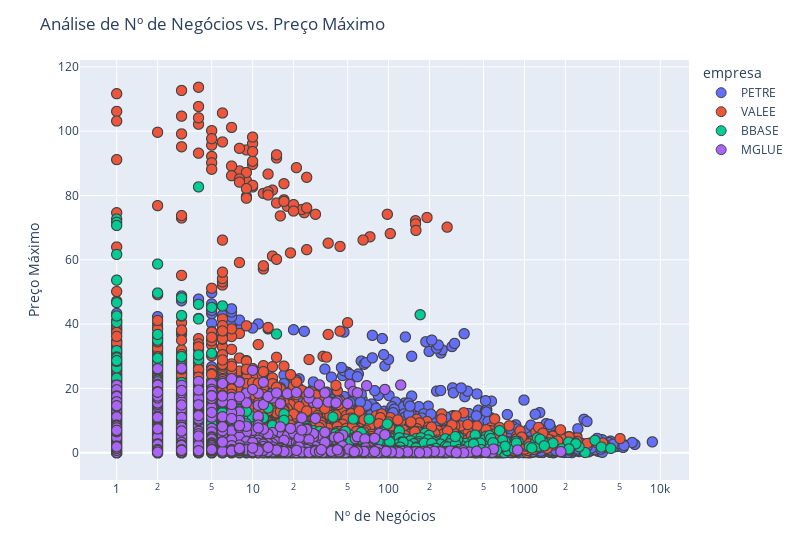

This figure's notebook cell:
### Code cell
fig = px.scatter(empresas, x = 'numero_negocios', y = 'preco_maximo', color = 'empresa', hover_name = "empresa", log_x = True, width = 800)
fig.update_traces(marker=dict(size = 10,line = dict(width = 1)),selector=dict(mode = 'markers'))
fig.update_layout(title = 'Análise de Nº de Negócios vs. Preço Máximo')
fig.update_xaxes(title = 'Nº de Negócios')
fig.update_yaxes(title = 'Preço Máximo')
fig.show()

### Figure 1 — Plotly figure (JSON) as saved in the notebook; plotly's stock layout.template omitted (floating-point values rounded to 4 significant figures; data arrays with more than 128 entries replaced by an {"elided": "..."} marker saying what was removed)
{"data": [{"hovertemplate": "<b>%{hovertext}</b><br><br>empresa=PETRE<br>numero_negocios=%{x}<br>preco_maximo=%{y}<extra></extra>", "hovertext": {"elided": "10027 str values"}, "legendgroup": "PETRE", "marker": {"color": "#636efa", "line": {"width": 1}, "size": 10, "symbol": "circle"}, "mode": "markers", "name": "PETRE", "showlegend": true, "type": "scattergl", "x": {"elided": "10027 int values"}, "xaxis": "x", "y": {"elided": "10027 float values"}, "yaxis": "y"}, {"hovertemplate": "<b>%{hovertext}</b><br><br>empresa=VALEE<br>numero_negocios=%{x}<br>preco_maximo=%{y}<extra></extra>", "hovertext": {"elided": "6220 str values"}, "legendgroup": "VALEE", "marker": {"color": "#EF553B", "line": {"width": 1}, "size": 10, "symbol": "circle"}, "mode": "markers", "name": "VALEE", "showlegend": true, "type": "scattergl", "x": {"elided": "6220 int values"}, "xaxis": "x", "y": {"elided": "6220 float values"}, "yaxis": "y"}, {"hovertemplate": "<b>%{hovertext}</b><br><br>empresa=BBASE<br>numero_negocios=%{x}<br>preco_maximo=%{y}<extra></extra>", "hovertext": {"elided": "3892 str values"}, "legendgroup": "BBASE", "marker": {"color": "#00cc96", "line": {"width": 1}, "size": 10, "symbol": "circle"}, "mode": "markers", "name": "BBASE", "showlegend": true, "type": "scattergl", "x": {"elided": "3892 int values"}, "xaxis": "x", "y": {"elided": "3892 float values"}, "yaxis": "y"}, {"hovertemplate": "<b>%{hovertext}</b><br><br>empresa=MGLUE<br>numero_negocios=%{x}<br>preco_maximo=%{y}<extra></extra>", "hovertext": {"elided": "3198 str values"}, "legendgroup": "MGLUE", "marker": {"color": "#ab63fa", "line": {"width": 1}, "size": 10, "symbol": "circle"}, "mode": "markers", "name": "MGLUE", "showlegend": true, "type": "scattergl", "x": {"elided": "3198 int values"}, "xaxis": "x", "y": {"elided": "3198 float values"}, "yaxis": "y"}], "layout": {"legend": {"title": {"text": "empresa"}, "tracegroupgap": 0}, "margin": {"t": 60}, "title": {"text": "Análise de Nº de Negócios vs. Preço Máximo"}, "width": 800, "xaxis": {"anchor": "y", "domain": [0, 1], "title": {"text": "Nº de Negócios"}, "type": "log"}, "yaxis": {"anchor": "x", "domain": [0, 1], "title": {"text": "Preço Máximo"}}}}
